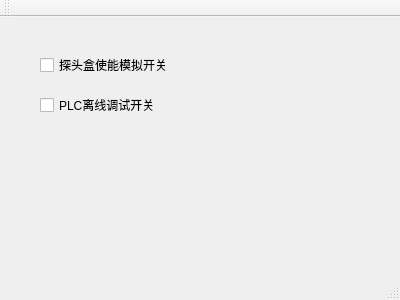
<?xml version="1.0" encoding="UTF-8"?>
<ui version="4.0">
 <class>MainWindow</class>
 <widget class="QMainWindow" name="MainWindow">
  <property name="geometry">
   <rect>
    <x>0</x>
    <y>0</y>
    <width>400</width>
    <height>300</height>
   </rect>
  </property>
  <property name="windowTitle">
   <string>MainWindow</string>
  </property>
  <widget class="QWidget" name="centralWidget">
   <widget class="QCheckBox" name="probeBoxSimulation">
    <property name="geometry">
     <rect>
      <x>40</x>
      <y>40</y>
      <width>131</width>
      <height>16</height>
     </rect>
    </property>
    <property name="text">
     <string>探头盒使能模拟开关</string>
    </property>
   </widget>
   <widget class="QCheckBox" name="PLCSwitch">
    <property name="geometry">
     <rect>
      <x>40</x>
      <y>80</y>
      <width>131</width>
      <height>16</height>
     </rect>
    </property>
    <property name="text">
     <string>PLC离线调试开关</string>
    </property>
   </widget>
  </widget>
  <widget class="QMenuBar" name="menuBar">
   <property name="geometry">
    <rect>
     <x>0</x>
     <y>0</y>
     <width>400</width>
     <height>19</height>
    </rect>
   </property>
  </widget>
  <widget class="QToolBar" name="mainToolBar">
   <attribute name="toolBarArea">
    <enum>TopToolBarArea</enum>
   </attribute>
   <attribute name="toolBarBreak">
    <bool>false</bool>
   </attribute>
  </widget>
  <widget class="QStatusBar" name="statusBar"/>
 </widget>
 <layoutdefault spacing="6" margin="11"/>
 <resources/>
 <connections/>
</ui>
